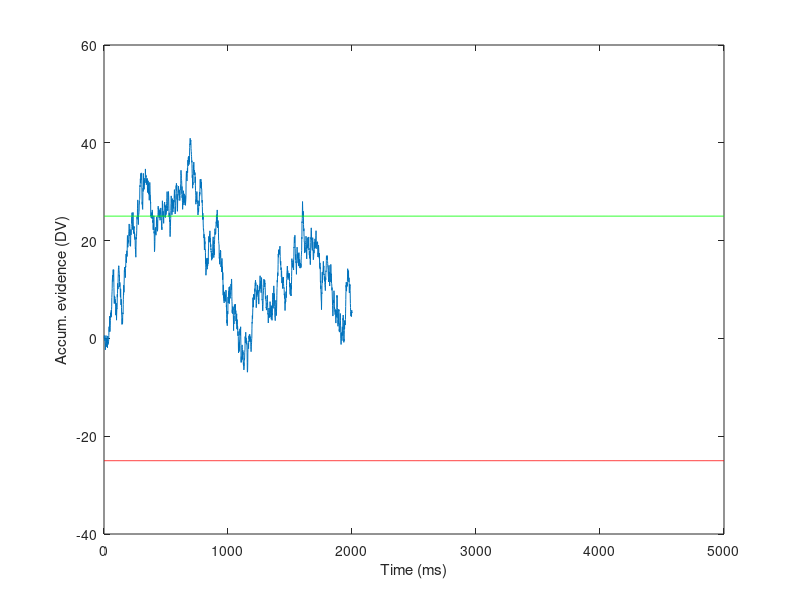

Write the MATLAB code that produced this figure. (Note: this script raises an error after producing the figure.)
%% simDDM_simple.m
% simple simulation of a 1D drift-diffusion model in the context of a
% choice-RT motion discrimination task (see e.g. Shadlen et al. 2006)
% [does not include confidence]

% CF circa 2015

clear all; close all;

ntrials = 5000;

% different levels of motion strength ('coherence')
% we use +/- eps instead of zero so that there is a direction (and hence a
% correct answer) associated with zero coh
cohs = [-0.512 -0.256 -0.128 -0.064 -0.032 -eps eps 0.032 0.064 0.128 0.256 0.512];

% delta-T (time step, in ms)
dT = 1;
% max duration of stimulus
maxdur = 2000;
timeAxis = 0:dT:maxdur;

% randomize coherence and duration for all trials (n draws with replacement)
coh = randsample(cohs,ntrials,'true')';



%% model parameters (play around with these to see their effects)
k = 0.3; % 'drift rate' or sensitivity term: a constant converting stimulus
         % strength into units of momentary evidence
sigma = 1; % standard deviation of momentary evidence; often fixed at 1
B = 25; % height of the bound, or threshold, for decision termination
Tnd = 300; %non-decision time

%% simulate the diffusion process

% initialize variables
dv = nan(ntrials,length(timeAxis)); % the decision variable, DV, as a function of time, for each trial
choice = nan(ntrials,1); % vector to store choices: 2=right=positive, 1=left=negative
RT = nan(ntrials,1); % reaction time
finalV = nan(ntrials,1); % endpoint of the DV
hitBound = nan(ntrials,1);

tic
for n = 1:ntrials
    
    mu = k * coh(n); % mean of momentary evidence

    % diffusion process: slow version***
    if n==1 % ***run this once, for illustration purposes
        momentaryEvidence = nan(maxdur,1);
        for t = 1:maxdur
            momentaryEvidence(t) = randn*sigma + mu; % sample from normal dist with mean=mu, s.d.=sigma
        end
        dv(n,1) = 0; % dv starts at zero (boundary condition)
        dv(n,2:maxdur+1) = cumsum(momentaryEvidence); % then evolves as the cumulative sum of M.E.
        figure; plot(dv(n,:)); hold on; 
        plot(1:length(dv),ones(1,length(dv))*B,'g-');
        plot(1:length(dv),ones(1,length(dv))*-B,'r-');
        xlabel('Time (ms)'); ylabel('Accum. evidence (DV)');
        % (evidence is shown continuing to accumulate past the bound,
        % although it realy stops there; this can be useful
        % for diagnosing problems with certain parameter settings)
    end    

    % faster version: does not require a FOR loop over the variable t
    dv(n,:) = [0, cumsum(normrnd(mu,sigma,1,maxdur))];
        
    tempRT = find(abs(dv(n,:))>=B, 1);
    if isempty(tempRT) % did not hit bound
        RT(n) = maxdur;
        finalV(n) = dv(n,RT(n));
        hitBound(n) = 0;
    else % hit bound
        RT(n) = tempRT;
        finalV(n) = B*sign(dv(n,RT(n)));
        hitBound(n) = 1;
    end
    choice(n) = sign(finalV(n));  
end
toc

RT = RT + Tnd;

% quick sanity check to see if params give reasonable performance
pCorrect_total = sum(sign(choice)==sign(coh)) / ntrials


%% format data as in experimental data files and generate output structs

coh(coh==0) = sign(randn)*eps; % should have no actual zeros, but if so, sign them randomly;
                               % this is just to assign a direction and correct/error
data.correct = choice==sign(coh);
data.direction = nan(ntrials,1);
data.direction(coh>0) = 0;
data.direction(coh<0) = 180;
coh(abs(coh)<1e-6) = 0; % now go back to one 'zero'
data.coherence = abs(coh);
data.scoh = coh;

data.choice = choice;
data.choice(data.choice==-1) = 0; % code elsewhere assumes 0s and 1s
data.RT = RT/1000; % convert to seconds

conftask = 0; RTtask = 1; RTCorrOnly = 0;
parsedData = Dots_parseData(data,conftask,RTtask,RTCorrOnly);

% plot
cohs = unique(coh); wFit = 0; forTalk = 0;
Dots_plot(parsedData,cohs,conftask,RTtask,wFit,forTalk)



